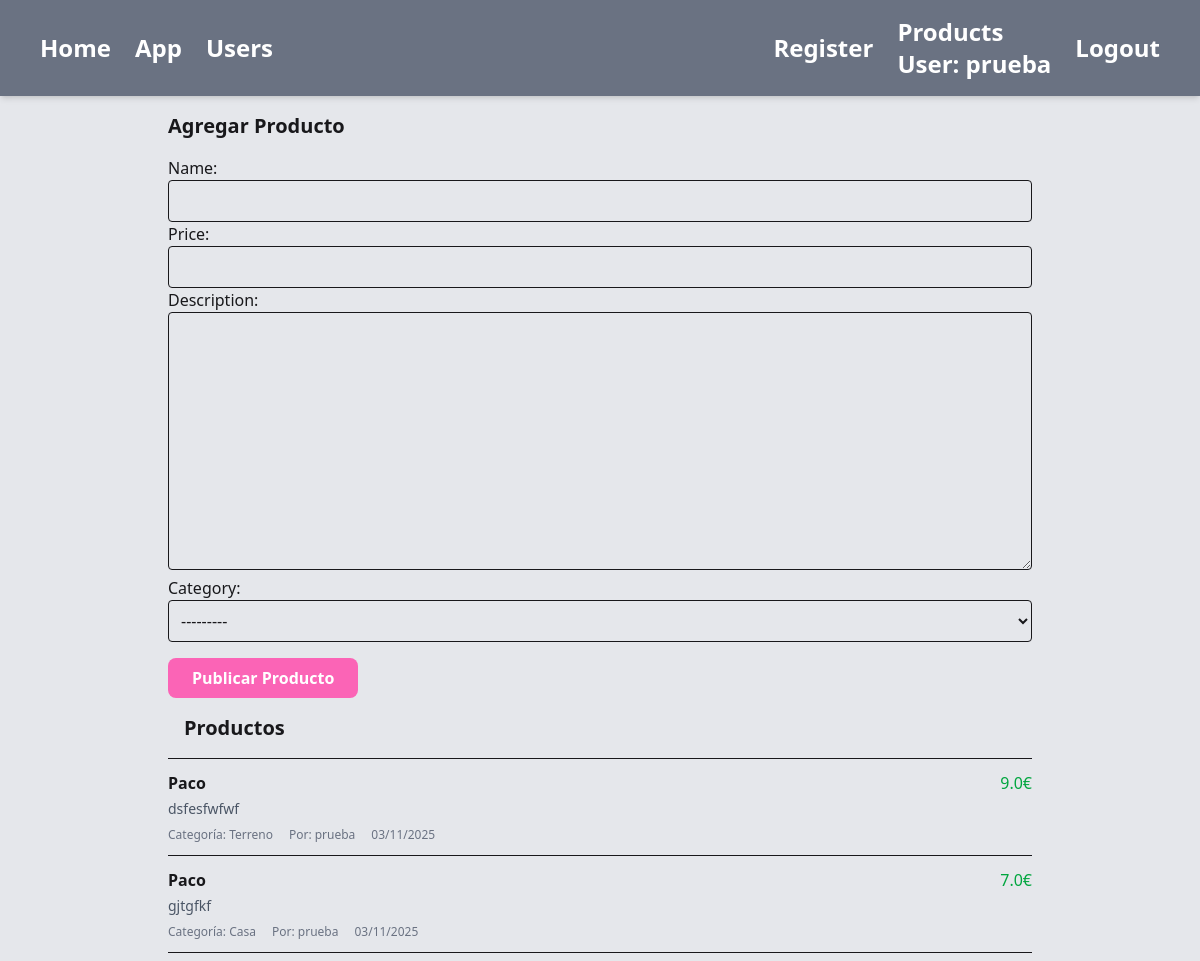
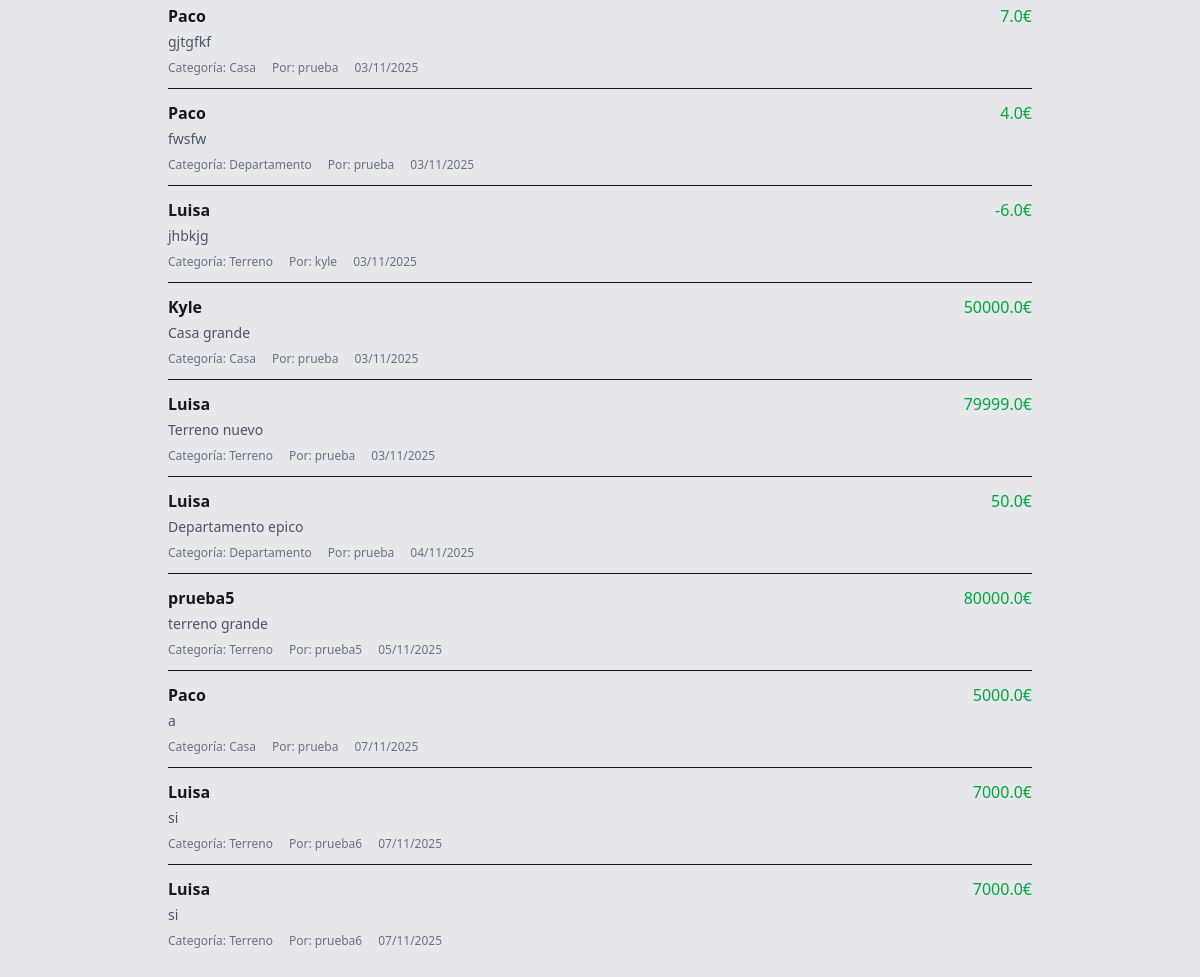
Screenshot of /product/ (signed in) with the database file from the repository (2 pictures, top to bottom).
### product/models.py (models this page shows, shortened)
class Product(models.Model):
    name = models.CharField(max_length=100)
    price = models.FloatField()
    description = models.TextField()
    category = models.CharField(max_length=3, choices=CASAS)
    user = models.ForeignKey(User, on_delete=models.CASCADE)
    date_published = models.DateTimeField(auto_now_add=True)

### product/views.py (the view)
# urls.py: path('', views.product_list_view, name='home'),
@login_required(login_url="/users/login/")
def product_list_view(request):
    if request.method == 'POST':
        form = UploadProduct(request.POST)
        if form.is_valid():
            new_product = form.save(commit=False)
            new_product.user = request.user
            new_product.save()
            return redirect('product:home')
    else:
        form = UploadProduct()
    product_list = Product.objects.all()[:20]
    return render(request, "product/list.html", {
        "product_list": product_list,
        "form": form
    })

### product/forms.py
class UploadProduct(forms.ModelForm):
    class Meta:
        model = Product
        fields = ['name', 'price', 'description', 'category']

### product/templates/product/list.html (shortened to what this page needs)
{% extends "base.html" %}
{% load static %}
{% block contenido %}
<div class="max-w-4xl mx-auto p-4">
    <div>
        <h1 class="text-xl font-bold mb-4">Agregar Producto</h1>
        <form action="{% url 'product:home' %}" method="post">
            {{ form }}
            <button class="mt-4 px-6 py-2 bg-pink-400 text-white font-semibold rounded-lg hover:bg-pink-500">
                Publicar Producto
            </button>
        </form>
    </div>
    <div>
        <div class="p-4 border-b">
            <h2 class="text-xl font-bold">Productos</h2>
        </div>
        <div>
            {% for product in product_list %}
            <div class="border-b py-3 last:border-b-0">
                <div class="flex justify-between">
                    <h3 class="font-bold">{{ product.name }}</h3>
                    <span class="text-green-600">{{ product.price }}€</span>
                </div>
                <p class="text-gray-600 text-sm mt-1">{{ product.description }}</p>
                <div class="flex text-xs text-gray-500 mt-2">
                    <span class="mr-4">Categoría: {{ product.get_category_display }}</span>
                    <span class="mr-4">Por: {{ product.user.username }}</span>
                    <span>{{ product.date_published|date:"d/m/Y" }}</span>
                </div>
            </div>
            {% empty %}
            <div class="text-center py-8 text-gray-500">
                <p>No hay productos publicados.</p>
            </div>
            {% endfor %}
        </div>
    </div>
</div>
{% endblock contenido %}

### theme/templates/base.html (shortened to what this page needs)
<!DOCTYPE html>
{% load static tailwind_tags%} {% load static %}
<html>
<head>
    {% tailwind_css %}
</head>
<body class="bg-gray-200 dark:bg-slate-950">
    <header class="bg-gray-500 dark:bg-gray-700 shadow-md">
        <nav class="flex justify-between items-center px-10 py-4">
            <div class="flex items-center space-x-6">
                <a href="{% url 'home' %}" class="text-2xl text-white font-bold hover:text-gray-400">Home</a>
                <a href="{% url 'prueba:home' %}" class="text-2xl text-white font-bold hover:text-gray-400">App</a>
                <a href="{% url 'users:home' %}" class="text-2xl text-white font-bold hover:text-gray-400">Users</a>
            </div>
            <div class="flex items-center space-x-6">
                <a href="{% url 'users:register' %}" class="text-2xl text-white font-bold hover:text-gray-400">Register</a>
                {% if user.is_authenticated %}
                <div>
                    <a class="text-2xl text-white font-bold hover:text-gray-400" href="{% url 'product:home' %}" >Products</a>
                    <p class="text-2xl text-white font-bold">User: {{ user.username }}</p>
                </div>
                {% else %}
                <div>
                    <a class="text-2xl text-white font-bold hover:text-gray-400" href="{% url 'users:login' %}">Login</a>
                </div>
                {% endif %}
                <form action="{% url 'users:logout' %}" method="post">
                    <button class="text-2xl text-white font-bold hover:text-gray-400">Logout</button>
                </form>
            </div>
        </nav>
    </header>
    <div class="container mx-auto">
        {% block contenido %}
        {% endblock contenido %}
    </div>
</body>
</html>

### product/templates/product/list.html (style rules this page uses)
textarea { width: 100%; padding: 8px; border-radius: 4px; box-sizing: border-box; border: 1px solid; }
input, select, textarea { width: 100%; padding: 8px; border-radius: 4px; box-sizing: border-box; border: 1px solid; }

### rows the page displays
Product: name "Paco", price "9.0", description "dsfesfwfwf", category "Terreno", user.username "prueba", date_published "03/11/2025"
Product: name "Paco", price "7.0", description "gjtgfkf", category "Casa", user.username "prueba", date_published "03/11/2025"
Product: name "Paco", price "7.0", description "gjtgfkf", category "Casa", user.username "prueba", date_published "03/11/2025"
Product: name "Paco", price "4.0", description "fwsfw", category "Departamento", user.username "prueba", date_published "03/11/2025"
Product: name "Luisa", price "-6.0", description "jhbkjg", category "Terreno", user.username "kyle", date_published "03/11/2025"
Product: name "Kyle", price "50000.0", description "Casa grande", category "Casa", user.username "prueba", date_published "03/11/2025"
Product: name "Luisa", price "79999.0", description "Terreno nuevo", category "Terreno", user.username "prueba", date_published "03/11/2025"
Product: name "Luisa", price "50.0", description "Departamento epico", category "Departamento", user.username "prueba", date_published "04/11/2025"
Product: name "prueba5", price "80000.0", description "terreno grande", category "Terreno", user.username "prueba5", date_published "05/11/2025"
Product: name "Paco", price "5000.0", description "a", category "Casa", user.username "prueba", date_published "07/11/2025"
Product: name "Luisa", price "7000.0", description "si", category "Terreno", user.username "prueba6", date_published "07/11/2025"
Product: name "Luisa", price "7000.0", description "si", category "Terreno", user.username "prueba6", date_published "07/11/2025"

### other values shown
{{ user.username }} "prueba"
